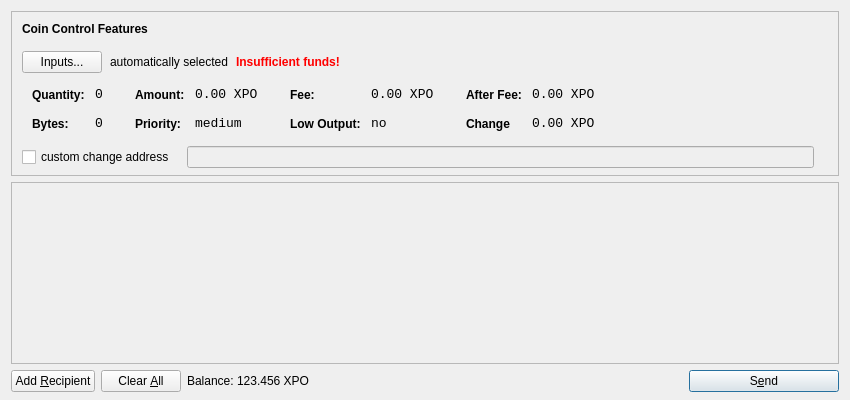
<?xml version="1.0" encoding="UTF-8"?>
<ui version="4.0">
 <class>SendCoinsDialog</class>
 <widget class="QDialog" name="SendCoinsDialog">
  <property name="geometry">
   <rect>
    <x>0</x>
    <y>0</y>
    <width>850</width>
    <height>400</height>
   </rect>
  </property>
  <property name="windowTitle">
   <string>Send Coins</string>
  </property>
  <layout class="QVBoxLayout" name="verticalLayout" stretch="0,1,0">
   <property name="bottomMargin">
    <number>8</number>
   </property>
   <item>
    <widget class="QFrame" name="frameCoinControl">
     <property name="sizePolicy">
      <sizepolicy hsizetype="Expanding" vsizetype="Expanding">
       <horstretch>0</horstretch>
       <verstretch>0</verstretch>
      </sizepolicy>
     </property>
     <property name="maximumSize">
      <size>
       <width>16777215</width>
       <height>16777215</height>
      </size>
     </property>
     <property name="frameShape">
      <enum>QFrame::StyledPanel</enum>
     </property>
     <property name="frameShadow">
      <enum>QFrame::Sunken</enum>
     </property>
     <layout class="QVBoxLayout" name="verticalLayoutCoinControl2">
      <property name="spacing">
       <number>-1</number>
      </property>
      <property name="leftMargin">
       <number>0</number>
      </property>
      <property name="topMargin">
       <number>0</number>
      </property>
      <property name="rightMargin">
       <number>0</number>
      </property>
      <property name="bottomMargin">
       <number>6</number>
      </property>
      <item>
       <layout class="QVBoxLayout" name="verticalLayoutCoinControl" stretch="0,0,0,0,1">
        <property name="spacing">
         <number>0</number>
        </property>
        <property name="leftMargin">
         <number>10</number>
        </property>
        <property name="topMargin">
         <number>10</number>
        </property>
        <item>
         <layout class="QHBoxLayout" name="horizontalLayoutCoinControl1">
          <property name="bottomMargin">
           <number>15</number>
          </property>
          <item>
           <widget class="QLabel" name="labelCoinControlFeatures">
            <property name="sizePolicy">
             <sizepolicy hsizetype="Preferred" vsizetype="Maximum">
              <horstretch>0</horstretch>
              <verstretch>0</verstretch>
             </sizepolicy>
            </property>
            <property name="font">
             <font>
              <weight>75</weight>
              <bold>true</bold>
             </font>
            </property>
            <property name="styleSheet">
             <string notr="true">font-weight:bold;</string>
            </property>
            <property name="text">
             <string>Coin Control Features</string>
            </property>
           </widget>
          </item>
         </layout>
        </item>
        <item>
         <layout class="QHBoxLayout" name="horizontalLayoutCoinControl2" stretch="0,0,0,0">
          <property name="spacing">
           <number>8</number>
          </property>
          <property name="bottomMargin">
           <number>10</number>
          </property>
          <item>
           <widget class="QPushButton" name="pushButtonCoinControl">
            <property name="styleSheet">
             <string notr="true"/>
            </property>
            <property name="text">
             <string>Inputs...</string>
            </property>
           </widget>
          </item>
          <item>
           <widget class="QLabel" name="labelCoinControlAutomaticallySelected">
            <property name="text">
             <string>automatically selected</string>
            </property>
            <property name="margin">
             <number>5</number>
            </property>
           </widget>
          </item>
          <item>
           <widget class="QLabel" name="labelCoinControlInsuffFunds">
            <property name="font">
             <font>
              <weight>75</weight>
              <bold>true</bold>
             </font>
            </property>
            <property name="styleSheet">
             <string notr="true">color:red;font-weight:bold;</string>
            </property>
            <property name="text">
             <string>Insufficient funds!</string>
            </property>
            <property name="margin">
             <number>5</number>
            </property>
           </widget>
          </item>
          <item>
           <spacer name="horizontalSpacerCoinControl">
            <property name="orientation">
             <enum>Qt::Horizontal</enum>
            </property>
            <property name="sizeHint" stdset="0">
             <size>
              <width>40</width>
              <height>1</height>
             </size>
            </property>
           </spacer>
          </item>
         </layout>
        </item>
        <item>
         <widget class="QWidget" name="widgetCoinControl" native="true">
          <property name="sizePolicy">
           <sizepolicy hsizetype="Preferred" vsizetype="Preferred">
            <horstretch>0</horstretch>
            <verstretch>0</verstretch>
           </sizepolicy>
          </property>
          <property name="minimumSize">
           <size>
            <width>0</width>
            <height>0</height>
           </size>
          </property>
          <property name="styleSheet">
           <string notr="true"/>
          </property>
          <layout class="QHBoxLayout" name="horizontalLayoutCoinControl5">
           <property name="margin">
            <number>0</number>
           </property>
           <item>
            <layout class="QHBoxLayout" name="horizontalLayoutCoinControl3" stretch="0,0,0,1">
             <property name="spacing">
              <number>20</number>
             </property>
             <property name="topMargin">
              <number>0</number>
             </property>
             <property name="bottomMargin">
              <number>10</number>
             </property>
             <item>
              <layout class="QFormLayout" name="formLayoutCoinControl1">
               <property name="horizontalSpacing">
                <number>10</number>
               </property>
               <property name="verticalSpacing">
                <number>14</number>
               </property>
               <property name="leftMargin">
                <number>10</number>
               </property>
               <property name="topMargin">
                <number>4</number>
               </property>
               <property name="rightMargin">
                <number>6</number>
               </property>
               <item row="0" column="0">
                <widget class="QLabel" name="labelCoinControlQuantityText">
                 <property name="styleSheet">
                  <string notr="true">font-weight:bold;</string>
                 </property>
                 <property name="text">
                  <string>Quantity:</string>
                 </property>
                 <property name="margin">
                  <number>0</number>
                 </property>
                </widget>
               </item>
               <item row="0" column="1">
                <widget class="QLabel" name="labelCoinControlQuantity">
                 <property name="font">
                  <font>
                   <family>Monospace</family>
                   <pointsize>10</pointsize>
                  </font>
                 </property>
                 <property name="cursor">
                  <cursorShape>IBeamCursor</cursorShape>
                 </property>
                 <property name="contextMenuPolicy">
                  <enum>Qt::ActionsContextMenu</enum>
                 </property>
                 <property name="text">
                  <string>0</string>
                 </property>
                 <property name="margin">
                  <number>0</number>
                 </property>
                 <property name="textInteractionFlags">
                  <set>Qt::LinksAccessibleByMouse|Qt::TextSelectableByKeyboard|Qt::TextSelectableByMouse</set>
                 </property>
                </widget>
               </item>
               <item row="1" column="0">
                <widget class="QLabel" name="labelCoinControlBytesText">
                 <property name="styleSheet">
                  <string notr="true">font-weight:bold;</string>
                 </property>
                 <property name="text">
                  <string>Bytes:</string>
                 </property>
                </widget>
               </item>
               <item row="1" column="1">
                <widget class="QLabel" name="labelCoinControlBytes">
                 <property name="font">
                  <font>
                   <family>Monospace</family>
                   <pointsize>10</pointsize>
                  </font>
                 </property>
                 <property name="cursor">
                  <cursorShape>IBeamCursor</cursorShape>
                 </property>
                 <property name="contextMenuPolicy">
                  <enum>Qt::ActionsContextMenu</enum>
                 </property>
                 <property name="text">
                  <string>0</string>
                 </property>
                 <property name="textInteractionFlags">
                  <set>Qt::LinksAccessibleByMouse|Qt::TextSelectableByKeyboard|Qt::TextSelectableByMouse</set>
                 </property>
                </widget>
               </item>
              </layout>
             </item>
             <item>
              <layout class="QFormLayout" name="formLayoutCoinControl2">
               <property name="horizontalSpacing">
                <number>10</number>
               </property>
               <property name="verticalSpacing">
                <number>14</number>
               </property>
               <property name="leftMargin">
                <number>6</number>
               </property>
               <property name="topMargin">
                <number>4</number>
               </property>
               <property name="rightMargin">
                <number>6</number>
               </property>
               <item row="0" column="0">
                <widget class="QLabel" name="labelCoinControlAmountText">
                 <property name="styleSheet">
                  <string notr="true">font-weight:bold;</string>
                 </property>
                 <property name="text">
                  <string>Amount:</string>
                 </property>
                 <property name="margin">
                  <number>0</number>
                 </property>
                </widget>
               </item>
               <item row="0" column="1">
                <widget class="QLabel" name="labelCoinControlAmount">
                 <property name="font">
                  <font>
                   <family>Monospace</family>
                   <pointsize>10</pointsize>
                  </font>
                 </property>
                 <property name="cursor">
                  <cursorShape>IBeamCursor</cursorShape>
                 </property>
                 <property name="contextMenuPolicy">
                  <enum>Qt::ActionsContextMenu</enum>
                 </property>
                 <property name="text">
                  <string>0.00 XPO</string>
                 </property>
                 <property name="textInteractionFlags">
                  <set>Qt::LinksAccessibleByMouse|Qt::TextSelectableByKeyboard|Qt::TextSelectableByMouse</set>
                 </property>
                </widget>
               </item>
               <item row="1" column="0">
                <widget class="QLabel" name="labelCoinControlPriorityText">
                 <property name="styleSheet">
                  <string notr="true">font-weight:bold;</string>
                 </property>
                 <property name="text">
                  <string>Priority:</string>
                 </property>
                </widget>
               </item>
               <item row="1" column="1">
                <widget class="QLabel" name="labelCoinControlPriority">
                 <property name="font">
                  <font>
                   <family>Monospace</family>
                   <pointsize>10</pointsize>
                  </font>
                 </property>
                 <property name="cursor">
                  <cursorShape>IBeamCursor</cursorShape>
                 </property>
                 <property name="contextMenuPolicy">
                  <enum>Qt::ActionsContextMenu</enum>
                 </property>
                 <property name="text">
                  <string>medium</string>
                 </property>
                 <property name="textInteractionFlags">
                  <set>Qt::LinksAccessibleByMouse|Qt::TextSelectableByKeyboard|Qt::TextSelectableByMouse</set>
                 </property>
                </widget>
               </item>
              </layout>
             </item>
             <item>
              <layout class="QFormLayout" name="formLayoutCoinControl3">
               <property name="horizontalSpacing">
                <number>10</number>
               </property>
               <property name="verticalSpacing">
                <number>14</number>
               </property>
               <property name="leftMargin">
                <number>6</number>
               </property>
               <property name="topMargin">
                <number>4</number>
               </property>
               <property name="rightMargin">
                <number>6</number>
               </property>
               <item row="0" column="0">
                <widget class="QLabel" name="labelCoinControlFeeText">
                 <property name="styleSheet">
                  <string notr="true">font-weight:bold;</string>
                 </property>
                 <property name="text">
                  <string>Fee:</string>
                 </property>
                 <property name="margin">
                  <number>0</number>
                 </property>
                </widget>
               </item>
               <item row="0" column="1">
                <widget class="QLabel" name="labelCoinControlFee">
                 <property name="font">
                  <font>
                   <family>Monospace</family>
                   <pointsize>10</pointsize>
                  </font>
                 </property>
                 <property name="cursor">
                  <cursorShape>IBeamCursor</cursorShape>
                 </property>
                 <property name="contextMenuPolicy">
                  <enum>Qt::ActionsContextMenu</enum>
                 </property>
                 <property name="text">
                  <string>0.00 XPO</string>
                 </property>
                 <property name="textInteractionFlags">
                  <set>Qt::LinksAccessibleByMouse|Qt::TextSelectableByKeyboard|Qt::TextSelectableByMouse</set>
                 </property>
                </widget>
               </item>
               <item row="1" column="0">
                <widget class="QLabel" name="labelCoinControlLowOutputText">
                 <property name="styleSheet">
                  <string notr="true">font-weight:bold;</string>
                 </property>
                 <property name="text">
                  <string>Low Output:</string>
                 </property>
                </widget>
               </item>
               <item row="1" column="1">
                <widget class="QLabel" name="labelCoinControlLowOutput">
                 <property name="font">
                  <font>
                   <family>Monospace</family>
                   <pointsize>10</pointsize>
                  </font>
                 </property>
                 <property name="cursor">
                  <cursorShape>IBeamCursor</cursorShape>
                 </property>
                 <property name="contextMenuPolicy">
                  <enum>Qt::ActionsContextMenu</enum>
                 </property>
                 <property name="text">
                  <string>no</string>
                 </property>
                 <property name="textInteractionFlags">
                  <set>Qt::LinksAccessibleByMouse|Qt::TextSelectableByKeyboard|Qt::TextSelectableByMouse</set>
                 </property>
                </widget>
               </item>
              </layout>
             </item>
             <item>
              <layout class="QFormLayout" name="formLayoutCoinControl4">
               <property name="horizontalSpacing">
                <number>10</number>
               </property>
               <property name="verticalSpacing">
                <number>14</number>
               </property>
               <property name="leftMargin">
                <number>6</number>
               </property>
               <property name="topMargin">
                <number>4</number>
               </property>
               <property name="rightMargin">
                <number>6</number>
               </property>
               <item row="0" column="0">
                <widget class="QLabel" name="labelCoinControlAfterFeeText">
                 <property name="styleSheet">
                  <string notr="true">font-weight:bold;</string>
                 </property>
                 <property name="text">
                  <string>After Fee:</string>
                 </property>
                 <property name="margin">
                  <number>0</number>
                 </property>
                </widget>
               </item>
               <item row="0" column="1">
                <widget class="QLabel" name="labelCoinControlAfterFee">
                 <property name="font">
                  <font>
                   <family>Monospace</family>
                   <pointsize>10</pointsize>
                  </font>
                 </property>
                 <property name="cursor">
                  <cursorShape>IBeamCursor</cursorShape>
                 </property>
                 <property name="contextMenuPolicy">
                  <enum>Qt::ActionsContextMenu</enum>
                 </property>
                 <property name="text">
                  <string>0.00 XPO</string>
                 </property>
                 <property name="textInteractionFlags">
                  <set>Qt::LinksAccessibleByMouse|Qt::TextSelectableByKeyboard|Qt::TextSelectableByMouse</set>
                 </property>
                </widget>
               </item>
               <item row="1" column="0">
                <widget class="QLabel" name="labelCoinControlChangeText">
                 <property name="styleSheet">
                  <string notr="true">font-weight:bold;</string>
                 </property>
                 <property name="text">
                  <string>Change</string>
                 </property>
                </widget>
               </item>
               <item row="1" column="1">
                <widget class="QLabel" name="labelCoinControlChange">
                 <property name="font">
                  <font>
                   <family>Monospace</family>
                   <pointsize>10</pointsize>
                  </font>
                 </property>
                 <property name="cursor">
                  <cursorShape>IBeamCursor</cursorShape>
                 </property>
                 <property name="contextMenuPolicy">
                  <enum>Qt::ActionsContextMenu</enum>
                 </property>
                 <property name="text">
                  <string>0.00 XPO</string>
                 </property>
                 <property name="textInteractionFlags">
                  <set>Qt::LinksAccessibleByMouse|Qt::TextSelectableByKeyboard|Qt::TextSelectableByMouse</set>
                 </property>
                </widget>
               </item>
              </layout>
             </item>
            </layout>
           </item>
          </layout>
         </widget>
        </item>
        <item>
         <layout class="QHBoxLayout" name="horizontalLayoutCoinControl4" stretch="0,0,0">
          <property name="spacing">
           <number>12</number>
          </property>
          <property name="sizeConstraint">
           <enum>QLayout::SetDefaultConstraint</enum>
          </property>
          <property name="topMargin">
           <number>5</number>
          </property>
          <property name="rightMargin">
           <number>5</number>
          </property>
          <item>
           <widget class="QCheckBox" name="checkBoxCoinControlChange">
            <property name="text">
             <string>custom change address</string>
            </property>
           </widget>
          </item>
          <item>
           <widget class="QLineEdit" name="lineEditCoinControlChange">
            <property name="enabled">
             <bool>false</bool>
            </property>
            <property name="sizePolicy">
             <sizepolicy hsizetype="Expanding" vsizetype="Fixed">
              <horstretch>0</horstretch>
              <verstretch>0</verstretch>
             </sizepolicy>
            </property>
           </widget>
          </item>
          <item>
           <widget class="QLabel" name="labelCoinControlChangeLabel">
            <property name="sizePolicy">
             <sizepolicy hsizetype="Preferred" vsizetype="Expanding">
              <horstretch>0</horstretch>
              <verstretch>0</verstretch>
             </sizepolicy>
            </property>
            <property name="minimumSize">
             <size>
              <width>0</width>
              <height>0</height>
             </size>
            </property>
            <property name="text">
             <string/>
            </property>
            <property name="margin">
             <number>3</number>
            </property>
           </widget>
          </item>
         </layout>
        </item>
        <item>
         <spacer name="verticalSpacerCoinControl">
          <property name="orientation">
           <enum>Qt::Vertical</enum>
          </property>
          <property name="sizeHint" stdset="0">
           <size>
            <width>800</width>
            <height>1</height>
           </size>
          </property>
         </spacer>
        </item>
       </layout>
      </item>
     </layout>
    </widget>
   </item>
   <item>
    <widget class="QScrollArea" name="scrollArea">
     <property name="widgetResizable">
      <bool>true</bool>
     </property>
     <widget class="QWidget" name="scrollAreaWidgetContents">
      <property name="geometry">
       <rect>
        <x>0</x>
        <y>0</y>
        <width>830</width>
        <height>165</height>
       </rect>
      </property>
      <layout class="QVBoxLayout" name="verticalLayout_2">
       <property name="margin">
        <number>0</number>
       </property>
       <item>
        <layout class="QVBoxLayout" name="entries">
         <property name="spacing">
          <number>6</number>
         </property>
        </layout>
       </item>
       <item>
        <spacer name="verticalSpacer">
         <property name="orientation">
          <enum>Qt::Vertical</enum>
         </property>
         <property name="sizeHint" stdset="0">
          <size>
           <width>20</width>
           <height>40</height>
          </size>
         </property>
        </spacer>
       </item>
      </layout>
     </widget>
    </widget>
   </item>
   <item>
    <layout class="QHBoxLayout" name="horizontalLayout">
     <item>
      <widget class="QPushButton" name="addButton">
       <property name="toolTip">
        <string>Send to multiple recipients at once</string>
       </property>
       <property name="text">
        <string>Add &amp;Recipient</string>
       </property>
       <property name="icon">
        <iconset resource="../bitcoin.qrc">
         <normaloff>:/icons/add</normaloff>:/icons/add</iconset>
       </property>
       <property name="autoDefault">
        <bool>false</bool>
       </property>
      </widget>
     </item>
     <item>
      <widget class="QPushButton" name="clearButton">
       <property name="sizePolicy">
        <sizepolicy hsizetype="Minimum" vsizetype="Fixed">
         <horstretch>0</horstretch>
         <verstretch>0</verstretch>
        </sizepolicy>
       </property>
       <property name="toolTip">
        <string>Remove all transaction fields</string>
       </property>
       <property name="text">
        <string>Clear &amp;All</string>
       </property>
       <property name="icon">
        <iconset resource="../bitcoin.qrc">
         <normaloff>:/icons/remove</normaloff>:/icons/remove</iconset>
       </property>
       <property name="autoRepeatDelay">
        <number>300</number>
       </property>
       <property name="autoDefault">
        <bool>false</bool>
       </property>
      </widget>
     </item>
     <item>
      <layout class="QHBoxLayout" name="horizontalLayout_2">
       <property name="spacing">
        <number>3</number>
       </property>
       <item>
        <widget class="QLabel" name="label">
         <property name="sizePolicy">
          <sizepolicy hsizetype="Preferred" vsizetype="Fixed">
           <horstretch>0</horstretch>
           <verstretch>0</verstretch>
          </sizepolicy>
         </property>
         <property name="text">
          <string>Balance:</string>
         </property>
        </widget>
       </item>
       <item>
        <widget class="QLabel" name="labelBalance">
         <property name="sizePolicy">
          <sizepolicy hsizetype="Preferred" vsizetype="Fixed">
           <horstretch>0</horstretch>
           <verstretch>0</verstretch>
          </sizepolicy>
         </property>
         <property name="cursor">
          <cursorShape>IBeamCursor</cursorShape>
         </property>
         <property name="text">
          <string>123.456 XPO</string>
         </property>
         <property name="textInteractionFlags">
          <set>Qt::LinksAccessibleByMouse|Qt::TextSelectableByKeyboard|Qt::TextSelectableByMouse</set>
         </property>
        </widget>
       </item>
      </layout>
     </item>
     <item>
      <spacer name="horizontalSpacer">
       <property name="orientation">
        <enum>Qt::Horizontal</enum>
       </property>
       <property name="sizeHint" stdset="0">
        <size>
         <width>40</width>
         <height>20</height>
        </size>
       </property>
      </spacer>
     </item>
     <item>
      <widget class="QPushButton" name="sendButton">
       <property name="minimumSize">
        <size>
         <width>150</width>
         <height>0</height>
        </size>
       </property>
       <property name="toolTip">
        <string>Confirm the send action</string>
       </property>
       <property name="text">
        <string>S&amp;end</string>
       </property>
       <property name="icon">
        <iconset resource="../bitcoin.qrc">
         <normaloff>:/icons/send</normaloff>:/icons/send</iconset>
       </property>
       <property name="default">
        <bool>true</bool>
       </property>
      </widget>
     </item>
    </layout>
   </item>
  </layout>
 </widget>
 <resources>
  <include location="../bitcoin.qrc"/>
 </resources>
 <connections/>
</ui>
